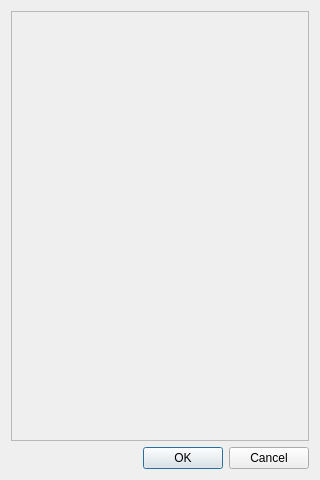
<?xml version="1.0" encoding="UTF-8"?>
<ui version="4.0">
 <class>ScriptDialog</class>
 <widget class="QDialog" name="ScriptDialog">
  <property name="geometry">
   <rect>
    <x>0</x>
    <y>0</y>
    <width>320</width>
    <height>480</height>
   </rect>
  </property>
  <property name="windowTitle">
   <string>Edit Cell</string>
  </property>
  <layout class="QVBoxLayout" name="verticalLayout">
   <item>
    <widget class="QScrollArea" name="scrollArea">
     <property name="sizePolicy">
      <sizepolicy hsizetype="Expanding" vsizetype="Minimum">
       <horstretch>0</horstretch>
       <verstretch>0</verstretch>
      </sizepolicy>
     </property>
     <property name="widgetResizable">
      <bool>true</bool>
     </property>
     <property name="alignment">
      <set>Qt::AlignLeading|Qt::AlignLeft|Qt::AlignTop</set>
     </property>
     <widget class="QWidget" name="scrollAreaWidgetContents">
      <property name="geometry">
       <rect>
        <x>0</x>
        <y>0</y>
        <width>300</width>
        <height>430</height>
       </rect>
      </property>
      <property name="sizePolicy">
       <sizepolicy hsizetype="Preferred" vsizetype="Minimum">
        <horstretch>0</horstretch>
        <verstretch>0</verstretch>
       </sizepolicy>
      </property>
      <layout class="QVBoxLayout" name="verticalLayout_3"/>
     </widget>
    </widget>
   </item>
   <item>
    <widget class="QDialogButtonBox" name="buttonBox">
     <property name="orientation">
      <enum>Qt::Horizontal</enum>
     </property>
     <property name="standardButtons">
      <set>QDialogButtonBox::Cancel|QDialogButtonBox::Ok</set>
     </property>
    </widget>
   </item>
  </layout>
 </widget>
 <resources/>
 <connections>
  <connection>
   <sender>buttonBox</sender>
   <signal>rejected()</signal>
   <receiver>ScriptDialog</receiver>
   <slot>reject()</slot>
   <hints>
    <hint type="sourcelabel">
     <x>316</x>
     <y>260</y>
    </hint>
    <hint type="destinationlabel">
     <x>286</x>
     <y>274</y>
    </hint>
   </hints>
  </connection>
 </connections>
</ui>
